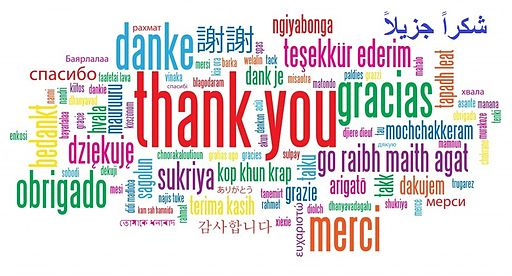
#> input picture images/thankyou.jpg, 512 x 276 px
$ python -i CustomFunctions.py   (imports and definitions only)
#> lines starting #> are read from the running program, lines starting #| are printed output that depends on the picture
import numpy as np
import pandas as pd
import matplotlib.pyplot as plt
import warnings
# [1 line not run here, left out]

import seaborn as sns
import datetime

from sklearn.cluster import MiniBatchKMeans
from sklearn.metrics import (roc_auc_score,roc_curve,precision_recall_curve, auc,
                             classification_report, confusion_matrix, average_precision_score,
                             accuracy_score,silhouette_score,mean_squared_error,recall_score,precision_score,f1_score)
#from sklearn.utils.fixes import signature
import matplotlib.gridspec as gridspec
from inspect import signature

# [181 lines left out: functions print_classification_performance2class_report, create_gainlift_table, print_gainlift_table_and_charts, not called in this run]


# Generate missing report - that that we utilise applymap(set_nan) to the entire dataframe-series
def generate_miss_report(data):

    # Define missing/invalid patterns
    ch_miss = ['n/a','na','na.','n.a.','n.a','*','-','unknown','email@domain.com',
               'testuser','u','99999999','null','none','c9999','z_error','z_missing','',' ','unspecified','nan']
    nm_miss = [99999999.0,-999.0]

    # define func for DataFrame.applymap
    def tuplizer(x):
        return tuple(x) if isinstance(x, (np.ndarray, list)) else x

    # [13 lines left out: function set_nan, not called in this run]

    data_dub = data.applymap(set_nan)
    n_miss  = data_dub.isnull().sum()
    p_miss  = round(data_dub.isnull().sum() / len(data_dub.index),2)
    n_unique = data_dub.nunique()
    #n_unique = data_dub.apply(tuplizer).nunique()
    #n_unique = data_dub.apply(lambda x: str(x)).nunique()
    p_unique = round(n_unique / len(data_dub.index),2)
    miss_report = pd.merge(n_miss.rename('n_miss'),p_miss.rename('%miss'),left_index=True,right_index=True)
    miss_report = miss_report.merge(n_unique.rename('n_unique'),left_index=True,right_index=True)
    miss_report = miss_report.merge(p_unique.rename('%unique'),left_index=True,right_index=True)
    miss_report['n_populated'] = len(data_dub.index) - miss_report['n_miss']
    miss_report['%populated'] = round(1.00 - miss_report['%miss'],2)
    miss_report.reset_index(inplace=True)
    miss_report.rename(columns={'index':'features'},inplace=True)
    return miss_report


# [30 lines left out: function feature_importance_plot, not called in this run]

>>> import cv2
>>> picture = cv2.imread('../images/thankyou.jpg', cv2.IMREAD_GRAYSCALE)
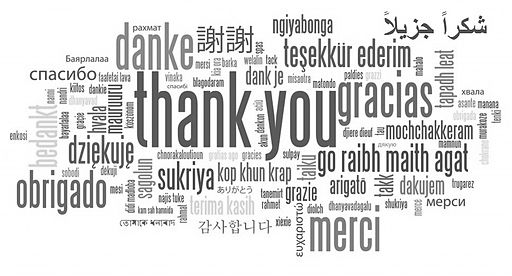
#> picture: shape (276, 512); min 0, max 255, mean 219.3
#> (the run stopped early here; a loop or call above may not have finished)

$ run again, on images/block_of_legos.png
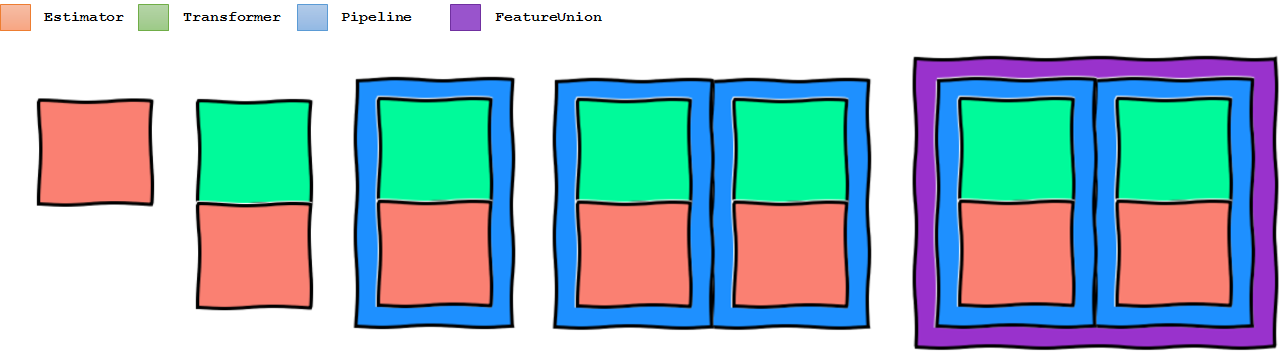
#> input picture images/block_of_legos.png, 1285 x 359 px
#> `picture = cv2.imread('../images/thankyou.jpg', cv2.IMREAD_GRAYSCALE)`:
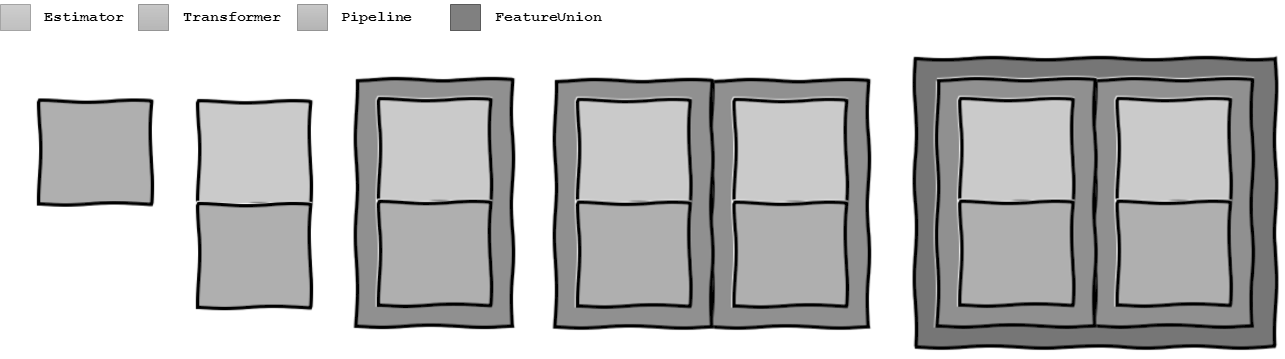
#> picture: shape (359, 1285); min 0, max 255, mean 193.4

$ run again, on images/ex2.png
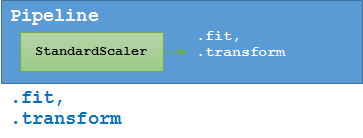
#> input picture images/ex2.png, 363 x 138 px
#> `picture = cv2.imread('../images/thankyou.jpg', cv2.IMREAD_GRAYSCALE)`:
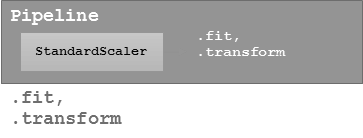
#> picture: shape (138, 363); min 0, max 255, mean 192.7

$ run again, on images/ex3.png
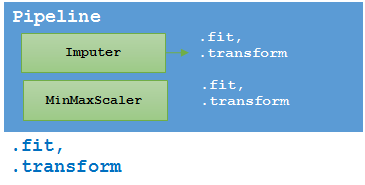
#> input picture images/ex3.png, 365 x 185 px
#> `picture = cv2.imread('../images/thankyou.jpg', cv2.IMREAD_GRAYSCALE)`:
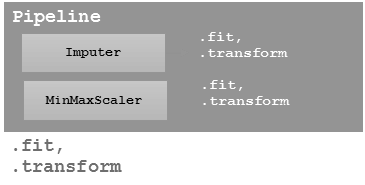
#> picture: shape (185, 365); min 0, max 255, mean 187.2
